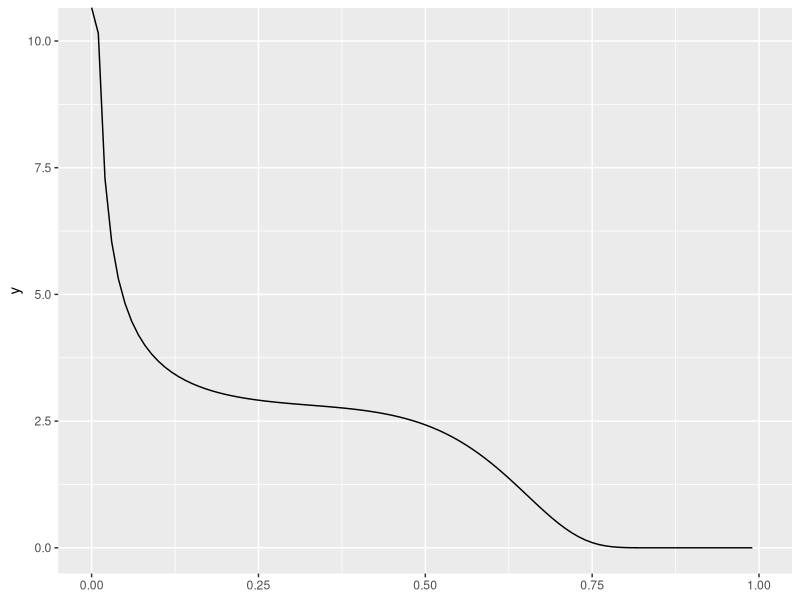

This figure's R source:
## ---- chunk 1
genera_valor_aleatorio <- function() {
  runif(1)
}

g<- function(x){
  ( exp(-(((1/(1-x))-1)^2)/2))/(sqrt(x/(1-x))*(1-x)^2)
}
## ---- chunk 2
n <- 1e6
valores_g <- replicate(n , {
  x <- genera_valor_aleatorio()
  g(x)
}
)
## ---- chunk 3
estimacion <- mean(valores_g)
## ---- chunk 4
probabilidad_cobertura <- 0.997
alfa <- 1 - probabilidad_cobertura
percentil<- qnorm(1 - alfa / 2)
error_estandar <- sqrt(var(valores_g)/n)
intervalo_confianza <- estimacion + c(-1,1) * error_estandar * percentil
## ---- chunk 5
rm(list = ls())
set.seed(457367)
## ---- chunk 6
genera_valor_aleatorio <- function() {
  runif(1)
}

g<- function(x){
  ( exp(-(((1/(1-x))-1)^2)/2))/(sqrt(x/(1-x))*(1-x)^2)
}

n <- 1e4
coste_directo <- bench::mark({
  valores_g <- replicate(n, {
    x <- genera_valor_aleatorio()
    g(x)
  })
},
iterations = 10,
time_unit = "ms"
)$median

estimacion_directo <- mean(valores_g)
varianza_directo <- var(valores_g) / n

eficiencia_directo <- 1 / (varianza_directo * coste_directo)
## ---- chunk 7
genera_valores_antiteticas <- function() {
  u<-runif(1)
  c(u,1-u)
}



g<- function(x){
  ( exp(-(((1/(1-x))-1)^2)/2))/(sqrt(x/(1-x))*(1-x)^2)
}
## ---- chunk 8
coste_antiteticas <- bench::mark({ # para ver cuanto tarda
  valores <- replicate(n / 2, {
    valores_antiteticos <- genera_valores_antiteticas()
    mean(g(valores_antiteticos)) # (xi + yi) / 2
  })
},
iterations = 10,
time_unit = "ms"
)$median
## ---- chunk 9
estimacion_antiteticas <- mean(valores)
varianza_antiteticas <- var(valores) / (n / 2) # Cuasivar muestral
eficiencia_antiteticas <- 1 / (varianza_antiteticas * coste_antiteticas)
## ---- chunk 10
knitr::kable(
  data.frame(
    `Método` = c("Directo", "Antitéticas"),
    `Estimación` = c(estimacion_directo, estimacion_antiteticas),
    Varianza = c(varianza_directo, varianza_antiteticas),
    Coste = c(coste_directo, coste_antiteticas),
    Eficiencia = c(eficiencia_directo, eficiencia_antiteticas)
  ),
  digits = 10
)
## ---- chunk 11
library(ggplot2)

ggplot2::ggplot() +
  geom_function(fun = g) +
  xlim(0, 1)
## ---- chunk 12
estratos <- data.frame(
  min = c(0, 3/ 5),
  max = c(3/ 5, 1),
  probabilidad = c(3 / 5, 2 / 5)
)
# Función que genera valores dentro de un estrato
genera_valor_en_estrato <- function(numero_estrato) {
  estrato <- estratos[numero_estrato, ]
  runif(1, min = estrato$min, max = estrato$max)
}
## ---- chunk 13
unidad_de_tiempo <- "ms"
n_estratos <- n * estratos$probabilidad
# Aseguramos valores enteros
n_estratos <- ceiling(n_estratos)
# Aseguramos al menos dos valores en cada estrato
n_estratos <- pmax(n_estratos, 2)

coste_estratificado_proporcional <- bench::mark(
  {
    valores <- lapply(
      seq_len(2), # (1,2), aplico la función 2 veces, una para cada estrato
      function(numero_estrato) {
        replicate(n_estratos[numero_estrato], {
          x <- genera_valor_en_estrato(numero_estrato)
          g(x)
        })
      }
    )
  },
  iterations = 10,
  time_unit = unidad_de_tiempo
)$median
## ---- chunk 14
estimacion_estratificado_proporcional <-
  weighted.mean(
    sapply(valores, mean),
    estratos$probabilidad
  )
varianza_estratificado_proporcional <-
  sum(estratos$probabilidad^2 * sapply(valores, var) / n_estratos)
eficiencia_estratificado_proporcional <-
  1 / (varianza_estratificado_proporcional *
    coste_estratificado_proporcional)
## ---- chunk 15
n_tanteo <- 100
n_produccion <- n - n_tanteo # Para que la cantidad total de valores generados sea igual en los tres métodos y, por tanto, su comparación tenga sentido

coste_estratificado_optimo <- bench::mark(
  {
    # Estimación de las varianzas de los estratos
    n_estratos <- pmax(
      ceiling(n_tanteo * estratos$probabilidad), # asignación proporcional para calcular la var
      2
    )
    valores <- lapply(
      seq_len(2),
      function(numero_estrato) {
        replicate(n_estratos[numero_estrato], {
          x <- genera_valor_en_estrato(numero_estrato)
          g(x)
        })
      }
    )

    # Cantidad óptima de valores en cada estrato
    sigmas <- sapply(valores, sd)
    n_estratos <-
      pmax(
        ceiling(n_produccion * estratos$probabilidad * sigmas /
          sum(estratos$probabilidad * sigmas)),
        2
      )

    # Generación de valores en cada estrato
    valores <- lapply(
      seq_len(2),
      function(numero_estrato) {
        replicate(n_estratos[numero_estrato], {
          x <- genera_valor_en_estrato(numero_estrato)
          g(x)
        })
      }
    )
  },
  iterations = 10,
  time_unit = unidad_de_tiempo
)$median
## ---- chunk 16
estimacion_estratificado_optimo <-
  weighted.mean(
    sapply(valores, mean),
    estratos$probabilidad
  )
varianza_estratificado_optimo <-
  sum(estratos$probabilidad^2 * sapply(valores, var) / n_estratos)
eficiencia_estratificado_optimo <-
  1 / (varianza_estratificado_optimo *
    coste_estratificado_optimo)
## ---- chunk 17
knitr::kable(
  data.frame(
    `Método` = c(
      "Directo",
      "Estratificado proporcional",
      "Estratificado óptimo"
    ),
    `Estimación` = c(
      estimacion_directo,
      estimacion_estratificado_proporcional,
      estimacion_estratificado_optimo
    ),
    Varianza = c(
      varianza_directo,
      varianza_estratificado_proporcional,
      varianza_estratificado_optimo
    ),
    Coste = c(
      coste_directo,
      coste_estratificado_proporcional,
      coste_estratificado_optimo
    ),
    Eficiencia = c(
      eficiencia_directo,
      eficiencia_estratificado_proporcional,
      eficiencia_estratificado_optimo
    )
  ),
  digits = 10
)
